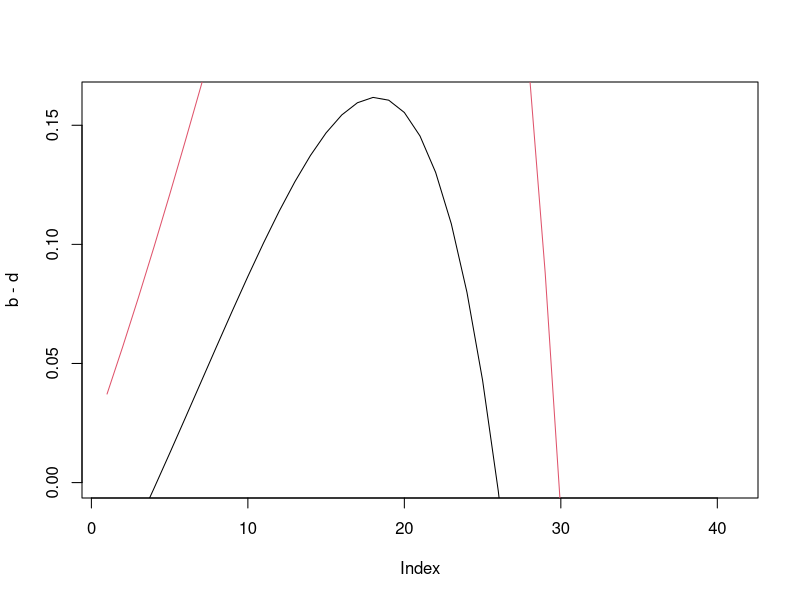
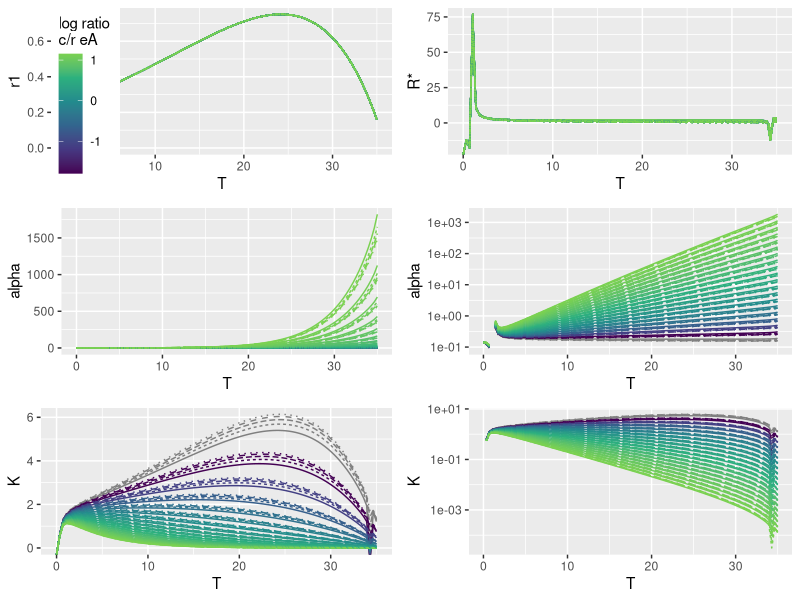
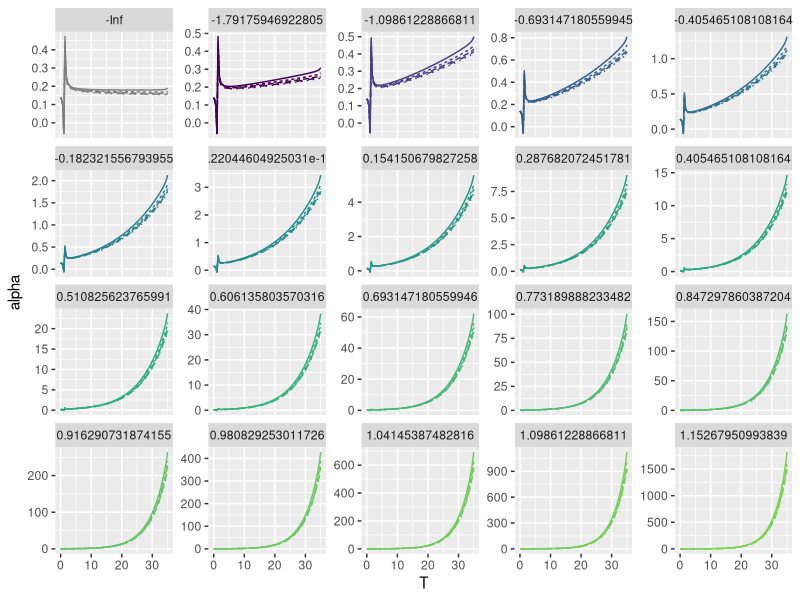
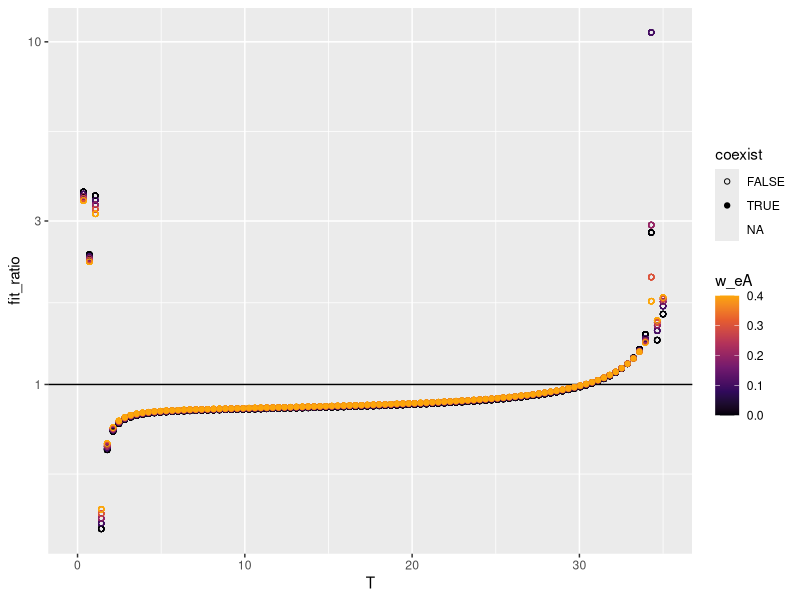
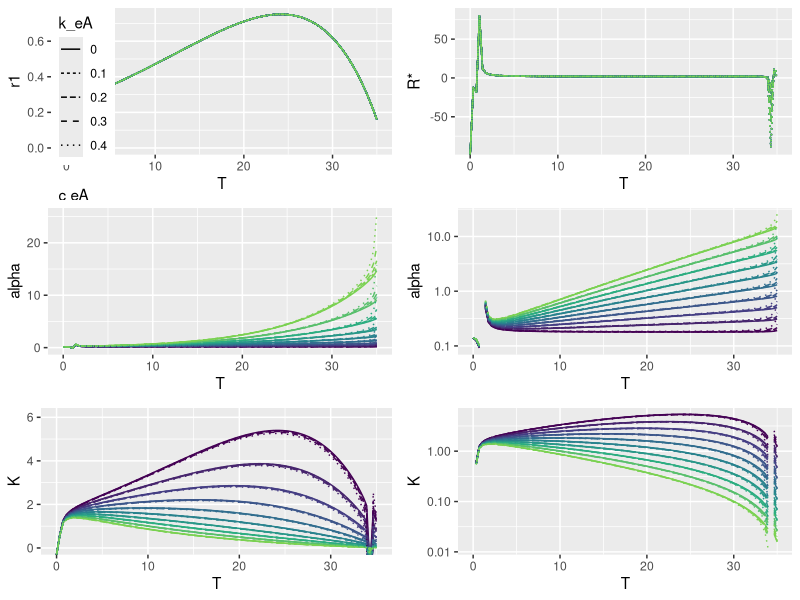
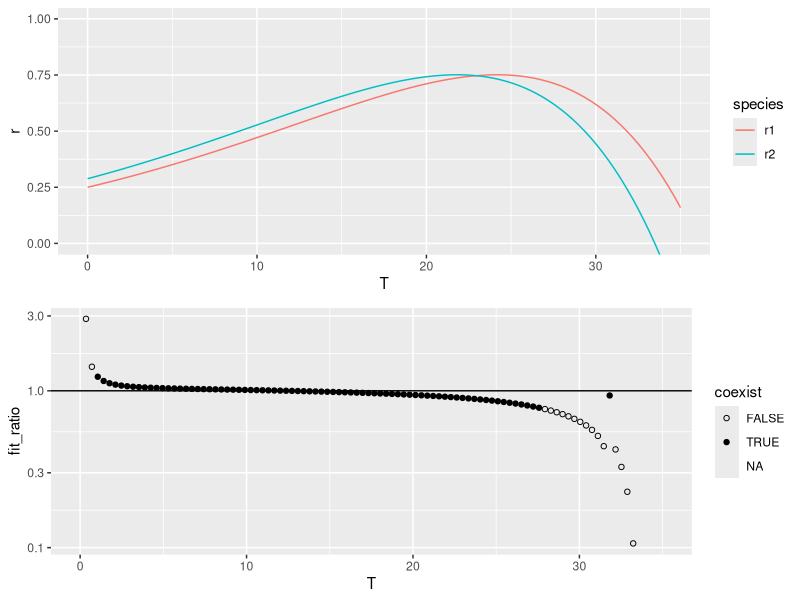
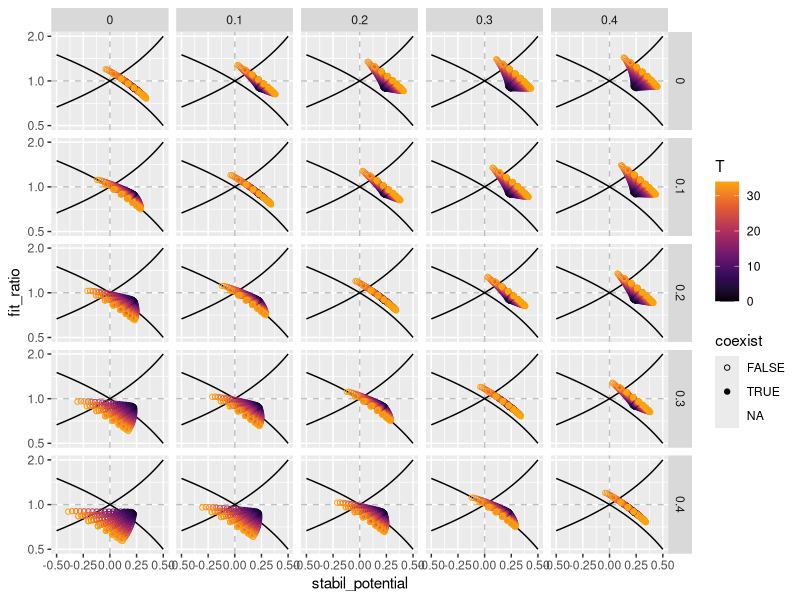
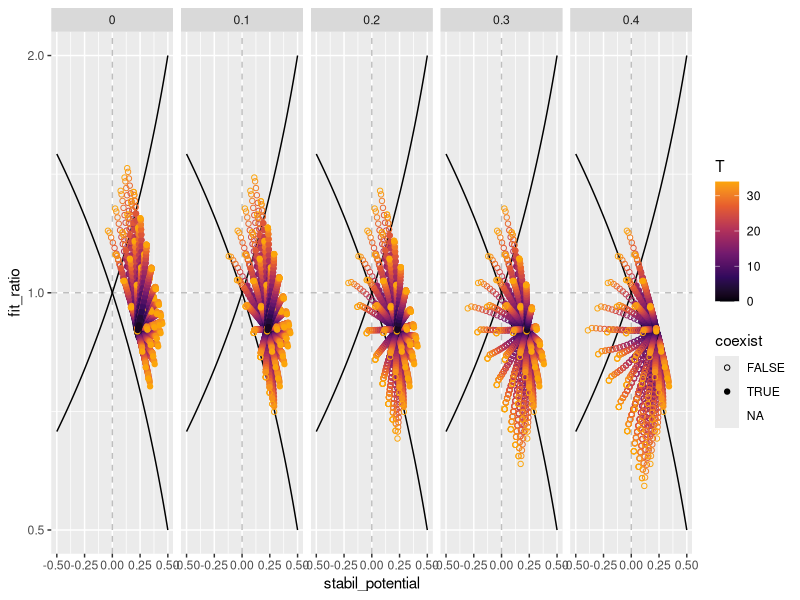

The R source for these figures, in order:



arrhenius<-function(Temp, E, b1, ref_temp = 0) {
  k<-8.62e-05 #Boltzmann's constant
  E <- E # 0.6 # activation energy (eV)
  T<-Temp+273.15 #range of temp in K
  Tc <- ref_temp+273.15 #reference temperature
  
  metabolism<-(b1*exp(1)^(E*(1/(k*Tc)-1/(k*T))))
  return(metabolism)
}

b <- arrhenius(Temp = 0:40, E = 0.6, b1 = 0.5, ref_temp = 1)
d <- 0.25 + arrhenius(Temp = 0:40, E = 0.75, b1 = 0.25, ref_temp = )
plot(b-d, ylim = c(0,max(b-d)), type = "l")

b2 <- arrhenius(Temp = 0:40, E = 0.6, b1 = 0.5, ref_temp = -2)
d2 <- 0.25 + arrhenius(Temp = 0:40, E = 0.75, b1 = 0.25, ref_temp = -2)
lines(b2-d2, col = 2)

library(tidyverse)
library(cowplot)

#' Setup Tilman's consumer resource model parameters 

### Here species 1 is RED species 2 is BLUE
temp_RC <- function(T = 25, r_eA = 0.6, c_eA = 0.6, w_eA = 0, k_eA = 0, ref_temp2 = 0){
  D = 0.25 #0.7 #mortality rate
  c11 = arrhenius(Temp = T, E = c_eA, b1 = 0.2); c12 = arrhenius(Temp = T, E = c_eA, b1 = 0.4); c21 = arrhenius(Temp = T, E = c_eA, b1 = 0.5); c22 = arrhenius(Temp = T, E = c_eA, b1 = 0.2) ### cij = per capita consumption of comsumer i on resource j
  w11 = arrhenius(Temp = T, E = w_eA, b1 = 0.2); w12 = arrhenius(Temp = T, E = w_eA, b1 = 0.4); w21 = arrhenius(Temp = T, E = w_eA, b1 = 0.4); w22 = arrhenius(Temp = T, E = w_eA, b1 = 0.2) ## wij = weighting factor that converts availability of resource j into consumer Ni
  k1 = arrhenius(Temp = T, E = k_eA, b1 = 0.1); k2 = arrhenius(Temp = T, E = k_eA, b1 = 0.1) #half saturation constant for N resource consumption
  r1 = arrhenius(Temp = T, E = r_eA, b1 = 0.5) - arrhenius(Temp = T, E = 0.74, b1 = 0.25); 
  r2 = arrhenius(Temp = T, E = r_eA, b1 = 0.5, ref_temp = ref_temp2) - arrhenius(Temp = T, E = 0.74, b1 = 0.25, ref_temp = ref_temp2) #population growth rates
  T1 = 1; T2 = 1 #minimum amount of resource required for growth
  
  species1_consumption <- c12/c11
  species2_consumption <- c22/c21
  
  #' Calculate slope and intercept for the ZNGI's (get this from equation S3 in Ke and Letten)
  y.inter.1 <-  (D * (k1 - T1) + r1 * T1) / (w12 * (r1 - D))
  y.inter.2 <-  (w21 / w22) * (D * (k2 - T2) + r2 * T2) / (w21 * (r2 - D))
  
  
  #' Calculate equilibrium resource values (when the ZNGIs cross each other, i.e. such that Ke and Letten equations S3.1 = S3.2)
  B1 <-  y.inter.1
  B2 <-  y.inter.2
  Lamda.1 <-  (w11 / w12)
  Lamda.2 <- (w21 / w22)
  R1.star <-  (B1 - B2) / (Lamda.1 - Lamda.2)
  R2.star <-  (B2 * Lamda.1 - B1 * Lamda.2) / (Lamda.1 - Lamda.2)  
  
  
  #' Supply concentrations of resources
  S1 <- 10 #0.248
  S2 <- 12  #0.245
  
  
  #Calculate alphas
  a11 <- (c12 + c11 * (w11/w12)) / (D * (S2 + (w11/w12) * S1 - B1))
  a12 <- (c22 + c21 * (w11/w12)) / (D * (S2 + (w11/w12) * S1 - B1))
  
  a22 <- (c22 + c21 * (w21/w22)) / (D *(S2 + (w21/w22) * S1 - B2))
  a21 <- (c12 + c11 * (w21/w22)) / (D *(S2 + (w21/w22) * S1 - B2))
  
  p <- sqrt((a12*a21)/(a11*a22)) #niche overlap
  stabil_potential <- 1 - p #stabilizing potential
  fit_ratio <- sqrt((a11*a12)/(a22*a21)) * (r2)/(r1) #fitness ratio
  coexist <- p < fit_ratio &  fit_ratio < 1/p
  
  data.frame(a11 = a11, a12 = a12, a22 = a22, a21 = a21, R1.star = R1.star, R2.star= R2.star, K1 = (r1)/a11, K2 = (r2)/a22, T = T, r1 = r1, r2 = r2, c = c11, stabil_potential = stabil_potential, fit_ratio = fit_ratio, p = p , coexist = coexist)
}

results<-data.frame()
for(i in 1:20){
  for(j in 1:5){
  r_eA <- 0.6
  c_eA <- 0.1*(i-1)
  w_eA <- 0.1*(j-1)
  hold<-temp_RC(T = seq(0, 35,length = 100), r_eA = r_eA , c_eA = c_eA, w_eA = w_eA, ref_temp2 = 1)
  hold$r_eA <- r_eA
  hold$c_eA <- c_eA
  hold$w_eA <- w_eA
  hold$r_c_ratio <- log(c_eA/r_eA)
  results <- bind_rows(results, hold)
  }}

#results <- results %>% filter(r >0)

library(cowplot)
plot_grid(ggplot(results, aes(x = T, y = r1, group = interaction(r_c_ratio, w_eA), color = r_c_ratio, linetype = factor(w_eA)))+
            geom_line()+
            scale_linetype("w_eA")+
            scale_color_viridis_c(end = 0.8, "log ratio\nc/r eA")+
            coord_cartesian(ylim = c(0, max(results$r1)))+
            theme(legend.justification=c(0,1), legend.position=c(0,1)),
          
          ggplot(filter(results,r1>0), aes(x = T, y = R1.star, group = interaction(r_c_ratio, w_eA), color = r_c_ratio, linetype = factor(w_eA)))+
            geom_line()+
            scale_linetype(guide = F)+
            scale_color_viridis_c(end = 0.8, guide = F)+
            coord_cartesian()+
            ylab(label = "R*"),
          
          ggplot(results, aes(x = T, y = a22, group = interaction(r_c_ratio, w_eA), color = r_c_ratio, linetype = factor(w_eA)))+
            geom_line()+
            scale_linetype(guide = F)+
            scale_color_viridis_c(end = 0.8, guide = F)+
            coord_cartesian()+
            ylab("alpha"),
          
          ggplot(results, aes(x = T, y = a22, group = interaction(r_c_ratio, w_eA), color = r_c_ratio, linetype = factor(w_eA)))+
            geom_line()+
            scale_linetype(guide = F)+
            scale_color_viridis_c(end = 0.8, guide = F)+
            scale_y_log10()+
            ylab("alpha"),
          
          ggplot(results, aes(x = T, y = K1, group = interaction(r_c_ratio, w_eA), color = r_c_ratio, linetype = factor(w_eA)))+
            geom_line()+
            scale_linetype(guide = F)+
            scale_color_viridis_c(end = 0.8, guide = F)+
            coord_cartesian(ylim = c(0, max(results$K1,na.rm = T)))+
            ylab(label = "K"),
          
          ggplot(results, aes(x = T, y = K1, group = interaction(r_c_ratio, w_eA), color = r_c_ratio, linetype = factor(w_eA)))+
            geom_line()+
            scale_linetype(guide = F)+
            scale_color_viridis_c(end = 0.8, guide = F)+
            #coord_cartesian(ylim = c(0, max(results$K1)))+
            ylab(label = "K")+
            scale_y_log10(), nrow = 3)
ggsave("./figures/metabolic_explore.png", height = 11, width = 10)

ggplot(results, aes(x = T, y = a22, group = interaction(r_c_ratio, w_eA), color = r_c_ratio, linetype = factor(w_eA)))+
  geom_line()+
  facet_wrap(~r_c_ratio, scales = "free_y")+
  scale_linetype(guide = F)+
  scale_color_viridis_c(end = 0.8, guide = F)+
  ylab("alpha")

results %>% ggplot(aes(x = T, y = fit_ratio, color = w_eA, shape = coexist))+
  geom_hline(yintercept = 1)+
  geom_point()+
  scale_color_viridis_c(option = "B", end = 0.8)+
  scale_y_log10()+
  scale_shape_manual(values = c(1,19))

results2<-data.frame()
for(i in 1:10){
  for(j in 1:5){
    r_eA <- 0.6
    c_eA <- 0.1*(i-1)
    k_eA <- 0.1*(j-1)
    hold<-temp_RC(T = seq(0, 35,length = 100), r_eA = r_eA , c_eA = c_eA, w_eA = 0, k_eA = k_eA, ref_temp2 = 1)
    hold$r_eA <- r_eA
    hold$c_eA <- c_eA
    hold$k_eA <- k_eA
    results2 <- bind_rows(results2, hold)
  }}


#results2 <- results2 %>% filter(r >0)

plot_grid(ggplot(results2, aes(x = T, y = r1, group = interaction(c_eA, k_eA), color = c_eA, linetype = factor(k_eA)))+
            geom_line()+
            scale_linetype("k_eA")+
            scale_color_viridis_c(end = 0.8, "c eA")+
            coord_cartesian(ylim = c(0, max(results$r1)))+
            theme(legend.justification=c(0,1), legend.position=c(0,1)),
          
          ggplot(filter(results2,r1>0), aes(x = T, y = R1.star, group = interaction(c_eA, k_eA), color = c_eA, linetype = factor(k_eA)))+
            geom_line()+
            scale_linetype(guide = F)+
            scale_color_viridis_c(end = 0.8, guide = F)+
            ylab(label = "R*"),
          
          ggplot(results2, aes(x = T, y = a22, group = interaction(c_eA, k_eA), color = c_eA, linetype = factor(k_eA)))+
            geom_line()+
            scale_linetype(guide = F)+
            scale_color_viridis_c(end = 0.8, guide = F)+
            coord_cartesian()+
            ylab("alpha"),
          
          ggplot(results2, aes(x = T, y = a22, group = interaction(c_eA, k_eA), color = c_eA, linetype = factor(k_eA)))+
            geom_line()+
            scale_linetype(guide = F)+
            scale_color_viridis_c(end = 0.8, guide = F)+
            scale_y_log10()+
            ylab("alpha"),
          
          ggplot(results2, aes(x = T, y = K1, group = interaction(c_eA, k_eA), color = c_eA, linetype = factor(k_eA)))+
            geom_line()+
            scale_linetype(guide = F)+
            scale_color_viridis_c(end = 0.8, guide = F)+
            coord_cartesian(ylim = c(0, max(results$K1,na.rm = T)))+
            ylab(label = "K"),
          
          ggplot(results2, aes(x = T, y = K1, group = interaction(c_eA, k_eA), color = c_eA, linetype = factor(k_eA)))+
            geom_line()+
            scale_linetype(guide = F)+
            scale_color_viridis_c(end = 0.8, guide = F)+
            #coord_cartesian(ylim = c(0, max(results$K1)))+
            ylab(label = "K")+
            scale_y_log10(), nrow = 3)
ggsave("./figures/metabolic_explore2.png", height = 11, width = 10)


results3<-temp_RC(T = seq(0, 35,length = 100), ref_temp2 = -2)

plot_grid(
results3 %>% 
  select(r1, r2, T) %>% 
  gather(key = species, value = r, r1:r2) %>% 
  ggplot(aes(x = T, y = r, color = species))+
  geom_line()+
  coord_cartesian(ylim = c(0,1)),

results3 %>% ggplot(aes(x = T, y = fit_ratio, shape = coexist))+
  geom_hline(yintercept = 1)+
  geom_point()+
  scale_shape_manual(values = c(1,19))+
  scale_y_log10(),nrow = 2)
ggsave("./figures/metabolic_explore3.png", height = 6, width = 5)

#now vary Cs and Ws separately with T#####
temp_RC_2 <- function(T = 25, r_eA = 0.6, c_eA11 = 0.6, c_eA12 = 0.6, c_eA22 = 0.6, c_eA21 = 0.6, w_eA = 0, k_eA = 0, ref_temp2 = 0){
  D = 0.25 
  c11 = arrhenius(Temp = T, E = c_eA11, b1 = 0.2); c12 = arrhenius(Temp = T, E = c_eA12, b1 = 0.4); c21 = arrhenius(Temp = T, E = c_eA21, b1 = 0.5); c22 = arrhenius(Temp = T, E = c_eA22, b1 = 0.2) ### cij = per capita consumption of comsumer i on resource j
  w11 = arrhenius(Temp = T, E = w_eA, b1 = 0.2); w12 = arrhenius(Temp = T, E = w_eA, b1 = 0.4); w21 = arrhenius(Temp = T, E = w_eA, b1 = 0.4); w22 = arrhenius(Temp = T, E = w_eA, b1 = 0.2) ## wij = weighting factor that converts availability of resource j into consumer Ni
  k1 = arrhenius(Temp = T, E = k_eA, b1 = 0.1); k2 = arrhenius(Temp = T, E = k_eA, b1 = 0.1) #half saturation constant for N resource consumption
  r1 = arrhenius(Temp = T, E = r_eA, b1 = 0.5) - arrhenius(Temp = T, E = 0.74, b1 = 0.25); 
  r2 = arrhenius(Temp = T, E = r_eA, b1 = 0.5, ref_temp = ref_temp2) - arrhenius(Temp = T, E = 0.74, b1 = 0.25, ref_temp = ref_temp2) #population growth rates
  T1 = 1; T2 = 1 #minimum amount of resource required for growth
  
  species1_consumption <- c12/c11
  species2_consumption <- c22/c21
  
  #' Calculate slope and intercept for the ZNGI's (get this from equation S3 in Ke and Letten)
  y.inter.1 <-  (D * (k1 - T1) + r1 * T1) / (w12 * (r1 - D))
  y.inter.2 <-  (w21 / w22) * (D * (k2 - T2) + r2 * T2) / (w21 * (r2 - D))
  
  
  #' Calculate equilibrium resource values (when the ZNGIs cross each other, i.e. such that Ke and Letten equations S3.1 = S3.2)
  B1 <-  y.inter.1
  B2 <-  y.inter.2
  Lamda.1 <-  (w11 / w12)
  Lamda.2 <- (w21 / w22)
  R1.star <-  (B1 - B2) / (Lamda.1 - Lamda.2)
  R2.star <-  (B2 * Lamda.1 - B1 * Lamda.2) / (Lamda.1 - Lamda.2)  
  
  
  #' Supply concentrations of resources
  S1 <- 10 #0.248
  S2 <- 12  #0.245
  
  
  #Calculate alphas
  a11 <- (c12 + c11 * (w11/w12)) / (D * (S2 + (w11/w12) * S1 - B1))
  a12 <- (c22 + c21 * (w11/w12)) / (D * (S2 + (w11/w12) * S1 - B1))
  
  a22 <- (c22 + c21 * (w21/w22)) / (D *(S2 + (w21/w22) * S1 - B2))
  a21 <- (c12 + c11 * (w21/w22)) / (D *(S2 + (w21/w22) * S1 - B2))
  
  p <- sqrt((a12*a21)/(a11*a22)) #niche overlap
  stabil_potential <- 1 - p #stabilizing potential
  fit_ratio <- sqrt((a11*a12)/(a22*a21)) * (r2)/(r1) #fitness ratio
  coexist <- p < fit_ratio &  fit_ratio < 1/p
  
  data.frame(a11 = a11, a12 = a12, a22 = a22, a21 = a21, R1.star = R1.star, R2.star= R2.star, K1 = (r1)/a11, K2 = (r2)/a22, T = T, r1 = r1, r2 = r2, c = c11, stabil_potential = stabil_potential, fit_ratio = fit_ratio, p = p , coexist = coexist, species1_consumption = species1_consumption, species2_consumption = species2_consumption)
}

results4<-data.frame()
for(i in 1:5){
  for(j in 1:5){
    for(k in 1:5){
      for(l in 1:5){
        r_eA <- 0.6
        c_eA11 <- 0.1*(i-1)
        c_eA22 <- 0.1*(j-1)
        c_eA21 <- 0.1*(k-1)
        c_eA12 <- 0.1*(l-1)
        hold<-temp_RC_2(T = seq(0, 35,by = 2), r_eA = r_eA , c_eA11 = c_eA11, c_eA12 = c_eA12, c_eA22 = c_eA22, c_eA21 = c_eA21)
        hold$r_eA <- r_eA
        hold$c_eA11 <- c_eA11
        hold$c_eA12 <- c_eA12
        hold$c_eA22 <- c_eA22
        hold$c_eA21 <- c_eA21
        results4 <- bind_rows(results4, hold)
      }}}}

x <- seq(0.5,1.5,length = 100)

lines.df <- data.frame(x = x, y = 1/(x), y2 = x)

ggplot(results4, aes(x = stabil_potential, y = fit_ratio, color = T, shape = coexist))+
  geom_hline(yintercept = 1, color = "grey", linetype = 2)+
  geom_vline(xintercept = 0, color = "grey", linetype = 2)+
  geom_line(data = lines.df, aes(x = 1-x, y = y, color = NULL, shape = NULL))+
  geom_line(data = lines.df, aes(x = 1-x, y = y2, color = NULL, shape = NULL))+
  geom_point()+
  facet_grid(c_eA11~c_eA12)+
  scale_y_log10()+
  scale_color_viridis_c(option = "B", end = 0.8)+
  scale_shape_manual(values = c(1,19))
ggsave("./figures/vary_cii.png", height = 8, width = 10)

ggplot(results4, aes(x = stabil_potential, y = fit_ratio, color = T, shape = coexist))+
  geom_hline(yintercept = 1, color = "grey", linetype = 2)+
  geom_vline(xintercept = 0, color = "grey", linetype = 2)+
  geom_line(data = lines.df, aes(x = 1-x, y = y, color = NULL, shape = NULL))+
  geom_line(data = lines.df, aes(x = 1-x, y = y2, color = NULL, shape = NULL))+
  geom_point()+
  facet_grid(~c_eA11)+
  scale_y_log10()+
  scale_color_viridis_c(option = "B", end = 0.8)+
  scale_shape_manual(values = c(1,19))
ggsave("figures/coexistence-temperature-substitutable.png", width = 8, height = 6)

